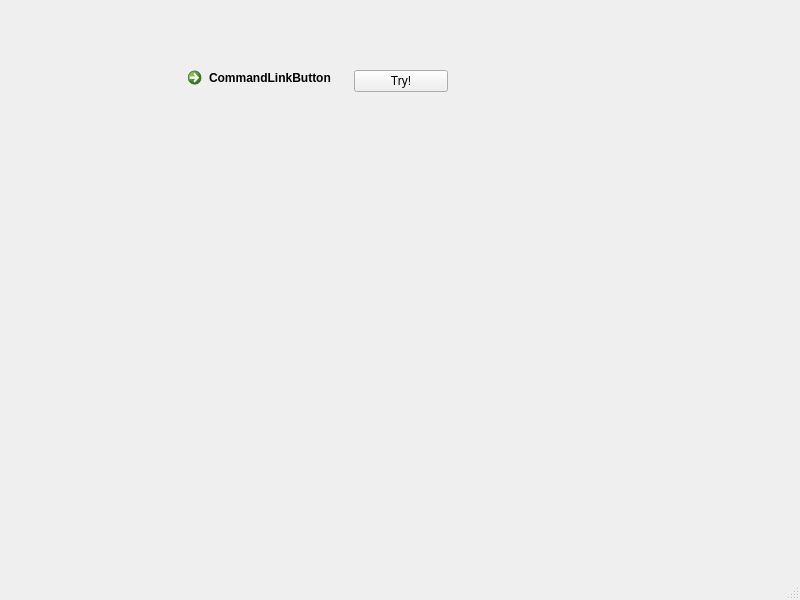
<?xml version="1.0" encoding="UTF-8"?>
<ui version="4.0">
 <class>MainWindow</class>
 <widget class="QMainWindow" name="MainWindow">
  <property name="geometry">
   <rect>
    <x>0</x>
    <y>0</y>
    <width>800</width>
    <height>600</height>
   </rect>
  </property>
  <property name="windowTitle">
   <string>MainWindow</string>
  </property>
  <widget class="QWidget" name="centralwidget">
   <property name="autoFillBackground">
    <bool>false</bool>
   </property>
   <widget class="QWidget" name="">
    <property name="geometry">
     <rect>
      <x>180</x>
      <y>60</y>
      <width>268</width>
      <height>43</height>
     </rect>
    </property>
    <layout class="QHBoxLayout" name="horizontalLayout">
     <item>
      <widget class="QCommandLinkButton" name="commandLinkButton">
       <property name="text">
        <string>CommandLinkButton</string>
       </property>
      </widget>
     </item>
     <item>
      <widget class="QPushButton" name="pushButton">
       <property name="cursor">
        <cursorShape>ArrowCursor</cursorShape>
       </property>
       <property name="text">
        <string>Try!</string>
       </property>
      </widget>
     </item>
    </layout>
   </widget>
  </widget>
  <widget class="QMenuBar" name="menubar">
   <property name="geometry">
    <rect>
     <x>0</x>
     <y>0</y>
     <width>800</width>
     <height>23</height>
    </rect>
   </property>
  </widget>
  <widget class="QStatusBar" name="statusbar"/>
 </widget>
 <resources/>
 <connections/>
</ui>
